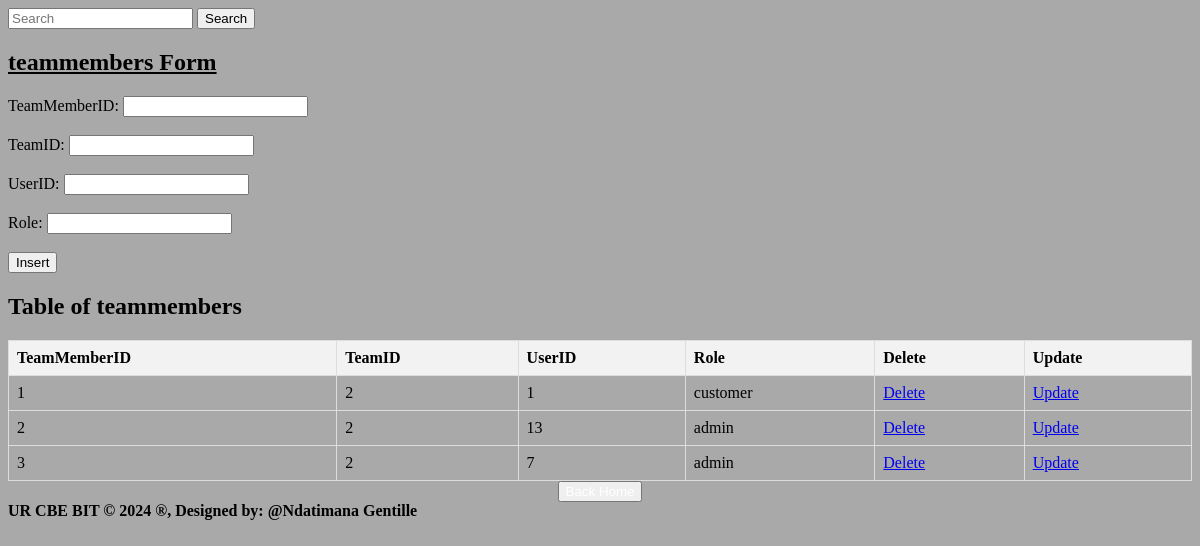
/teammembers.php, run on the app's committed database.
### tables this page shows
CREATE TABLE `teammembers` (
  `TeamMemberID` int(11) NOT NULL,
  `TeamID` int(11) DEFAULT NULL,
  `UserID` int(11) DEFAULT NULL,
  `Role` varchar(50) DEFAULT NULL
);

### teammembers.php (the view, shortened to what this page needs)
<!DOCTYPE html>
<html lang="en">
<head>
</head>
<body>
<header>
    <section>
        <form class="forms" role="search" action="search.php">
      <input  type="text" placeholder="Search" aria-label="Search"name="query">
      <button  type="submit">Search</button>
    </form>
     <body bgcolor="darkgray">
        <h1><u>teammembers Form</u></h1>
        <form method="post" action="TeamMembers.php" onsubmit="return confirmInsert();">
            <label for="TeamMemberID">TeamMemberID:</label>
            <input type="number" id="TeamMemberID" name="TeamMemberID"><br><br>
            <label for="TeamID">TeamID:</label>
            <input type="number" id="TeamID" name="TeamID"><br><br>
            <label for="UserID">UserID:</label>
            <input type="number" id="UserID" name="UserID" required><br><br>
            <label for="Role">Role:</label>
            <input type="text" id="Role" name="Role" required><br><br>
            <input type="submit" name="add" value="Insert">
        </form>
        <?php
        include('dbconnection.php');
        $sql = "SELECT * FROM teammembers";
        $result = $connection->query($sql);
        ?>
        <h2>Table of teammembers</h2>
        <table>
            <tr>
                <th>TeamMemberID</th>
                <th>TeamID</th>
                <th>UserID</th>
                <th>Role</th>
                <th>Delete</th>
                <th>Update</th>
            </tr>
            <?php
            if ($result->num_rows > 0) {
                while ($row = $result->fetch_assoc()) {
                    $TeamMemberID= $row['TeamMemberID'];
                    echo "<tr>
                            <td>" . $row['TeamMemberID'] . "</td>
                            <td>" . $row['TeamID'] . "</td>
                            <td>" . $row['UserID'] . "</td>
                            <td>" . $row['Role'] . "</td>
                            <td><a href='delete_teammembers.php?TeamMemberID=$TeamMemberID'>Delete</a></td>
                            <td><a href='update_teammembers.php?TeamMemberID=$TeamMemberID'>Update</a></td>
                        </tr>";
                }
            } else {
                echo "<tr><td colspan='6'>No data found</td></tr>";
            }
            ?>
        </table>
        <center><button><a href="home.html">Back Home</a></button></center>
    </section>
</header>
<b>UR CBE BIT &copy; 2024 &reg;, Designed by: @Ndatimana Gentille</b>
</body>
</html>

### teammembers.php (style rules this page uses)
table { border-collapse: collapse; width: 100%; }
th, td { border: 1px solid #dddddd; text-align: left; padding: 8px; }
th { background-color: #f2f2f2; }
button a { color: white; text-decoration: none; }

### data on the page
teammembers: TeamMemberID "1", TeamID "2", UserID "1", Role "customer"
teammembers: TeamMemberID "2", TeamID "2", UserID "13", Role "admin"
teammembers: TeamMemberID "3", TeamID "2", UserID "7", Role "admin"
